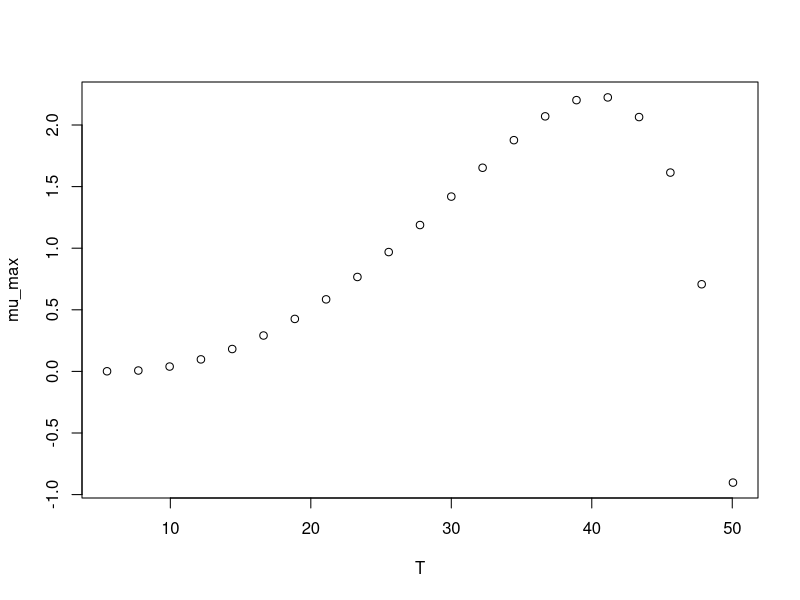

The R source for this figure:
#############################
# start of Parameter script
#############################
T <- seq(5.4945054945055,50.05,length.out=21)
#############################
# end of Parameter script
#############################
############################# 
# start of Model script Gropin ID 367 
#############################
 
# constant coefficients for this model
 
variables <- data.frame(T)
argumentsPar <- expand.grid(variables)
 
# heart of the model
response_surface <- function(T) {
   mumax <-((0.0514*(T-6.09))^2)*(1-exp(0.148*(T-48.95)))

return(mumax=mumax)
} 

# output parameters
mumax <- cbind(argumentsPar,response_surface(argumentsPar['T']))
colnames(mumax) <- c(colnames(argumentsPar),'mumax')
#############################
# End of Model script
#############################
############################# 
# start of Visualisation script Gropin ID 367 
#############################
plot(T,mumax$mumax,
                          xlab='T',
                          ylab='mu_max')
#############################
# End of Visualisation script
#############################
